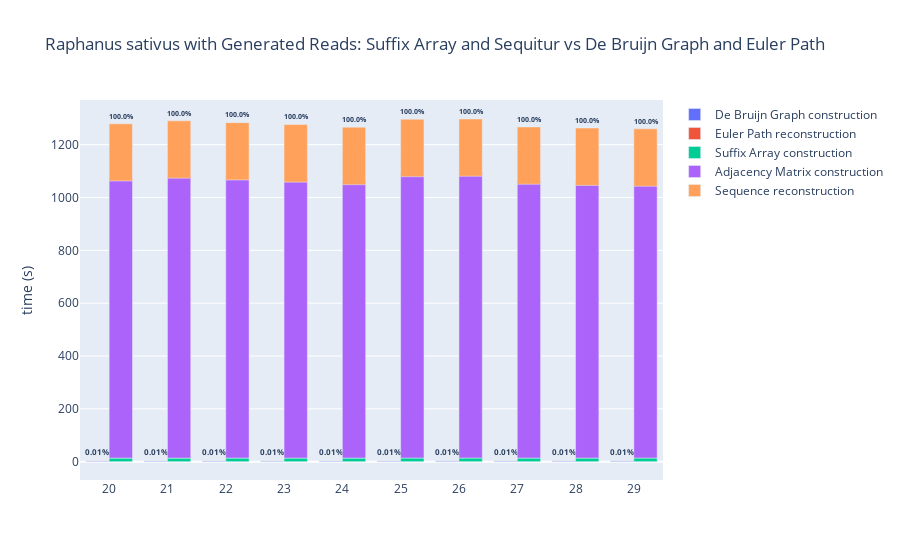

The cell this chart's notebook holds for it:
### Code cell
labels = list('{}'.format(i) for i in range(20,30))

fig = go.Figure(
    data=[
        go.Bar(
            name="De Bruijn Graph construction",
            x=labels,
            y=df_realseq_eul_mean['de_bruijn_graph_construction_time'],
            offsetgroup=0,
        ),
        go.Bar(
            name="Euler Path reconstruction",
            x=labels,
            y=df_realseq_eul_mean['euler_path_reconstruction_time'],
            text=list("<b>{}%</b>".format(round((1-(df_realseq_eul[df_realseq_eul['sequence']==i]['edit_distance']/df_realseq_eul[df_realseq_eul['sequence']==i]['target_sequence_length'])).mean()*100,2)) for i in range(20,30)),
            textposition='outside',offsetgroup=0,
            base=df_realseq_eul_mean['de_bruijn_graph_construction_time'],
        ),
        go.Bar(
            name="Suffix Array construction",
            x=labels,
            y=df_real_seq_mean['suffix_array_construction_time'],
            offsetgroup=1,
        ),
        go.Bar(
            name="Adjacency Matrix construction",
            x=labels,
            y=df_real_seq_mean['adjacency_matrix_construction_time'],
            offsetgroup=1,
            base=df_real_seq_mean['suffix_array_construction_time'],
        ),
        go.Bar(
            name="Sequence reconstruction",
            x=labels,
            y=df_real_seq_mean['sequence_reconstruction_time'],
            text=list("<b>{}%</b>".format(round((1-(df_real_seq[df_real_seq['sequence']==i]['edit_distance']/df_real_seq[df_real_seq['sequence']==i]['target_sequence_length'])).mean()*100,2)) for i in range(20,30)),
            textposition='outside',offsetgroup=1,
            base=df_real_seq_mean['adjacency_matrix_construction_time'],
        )
    ],
    layout=go.Layout(
        title="Raphanus sativus with Generated Reads: Suffix Array and Sequitur vs De Bruijn Graph and Euler Path",
        yaxis_title="time (s)"
    )
)
fig

### Figure 1 — Plotly figure (JSON) as saved in the notebook; plotly's stock layout.template omitted (floating-point values rounded to 4 significant figures)
{"data": [{"name": "De Bruijn Graph construction", "offsetgroup": "0", "type": "bar", "x": ["20", "21", "22", "23", "24", "25", "26", "27", "28", "29"], "y": [2.612, 2.658, 2.649, 2.662, 2.661, 2.643, 2.884, 2.8, 2.802, 2.801, 2.831, 2.582, 2.82, 2.825, 2.822, 2.851, 2.864, 2.607, 2.528, 2.516, 2.507, 2.509, 2.585, 2.691, 2.684, 2.666, 2.696, 2.672, 2.803, 2.792, 2.794, 2.817, 2.83, 2.593, 2.677, 2.567, 2.581, 2.58, 2.56, 2.654, 2.629, 2.643, 2.634, 2.647, 2.584, 2.774, 2.742, 2.74, 2.753, 2.767]}, {"base": [2.612, 2.658, 2.649, 2.662, 2.661, 2.643, 2.884, 2.8, 2.802, 2.801, 2.831, 2.582, 2.82, 2.825, 2.822, 2.851, 2.864, 2.607, 2.528, 2.516, 2.507, 2.509, 2.585, 2.691, 2.684, 2.666, 2.696, 2.672, 2.803, 2.792, 2.794, 2.817, 2.83, 2.593, 2.677, 2.567, 2.581, 2.58, 2.56, 2.654, 2.629, 2.643, 2.634, 2.647, 2.584, 2.774, 2.742, 2.74, 2.753, 2.767], "name": "Euler Path reconstruction", "offsetgroup": "0", "text": ["<b>0.01%</b>", "<b>0.01%</b>", "<b>0.01%</b>", "<b>0.01%</b>", "<b>0.01%</b>", "<b>0.01%</b>", "<b>0.01%</b>", "<b>0.01%</b>", "<b>0.01%</b>", "<b>0.01%</b>"], "textposition": "outside", "type": "bar", "x": ["20", "21", "22", "23", "24", "25", "26", "27", "28", "29"], "y": [0.3354, 0.3421, 0.3467, 0.3441, 0.3426, 0.3443, 0.366, 0.3711, 0.3766, 0.3681, 0.3794, 0.3298, 0.3759, 0.368, 0.3672, 0.3707, 0.3715, 0.3334, 0.3303, 0.3335, 0.3288, 0.3238, 0.3369, 0.3426, 0.3424, 0.3365, 0.335, 0.3452, 0.366, 0.3679, 0.3741, 0.3697, 0.3688, 0.3346, 0.3427, 0.3343, 0.3313, 0.3328, 0.3379, 0.3475, 0.3446, 0.3454, 0.3439, 0.3414, 0.3366, 0.3509, 0.3475, 0.35, 0.3459, 0.3426]}, {"name": "Suffix Array construction", "offsetgroup": "1", "type": "bar", "x": ["20", "21", "22", "23", "24", "25", "26", "27", "28", "29"], "y": [13.66, 13.54, 13.7, 13.72, 13.62, 13.91, 13.93, 13.75, 13.73, 13.86, 14.23, 13.85, 13.3, 13.64, 14.02, 14.07, 13.78, 13.58, 14.05, 13.75, 14.07, 13.5, 14.1, 13.8, 13.97, 14.33, 14.22, 13.86, 13.48, 13.7, 13.7, 14.15, 14.28, 13.92, 13.62, 13.95, 14.13, 13.99, 14.16, 13.45, 13.77, 14.27, 14.15, 13.92, 13.79, 13.54, 13.85, 14.1, 14.25, 14.04]}, {"base": [13.66, 13.54, 13.7, 13.72, 13.62, 13.91, 13.93, 13.75, 13.73, 13.86, 14.23, 13.85, 13.3, 13.64, 14.02, 14.07, 13.78, 13.58, 14.05, 13.75, 14.07, 13.5, 14.1, 13.8, 13.97, 14.33, 14.22, 13.86, 13.48, 13.7, 13.7, 14.15, 14.28, 13.92, 13.62, 13.95, 14.13, 13.99, 14.16, 13.45, 13.77, 14.27, 14.15, 13.92, 13.79, 13.54, 13.85, 14.1, 14.25, 14.04], "name": "Adjacency Matrix construction", "offsetgroup": "1", "type": "bar", "x": ["20", "21", "22", "23", "24", "25", "26", "27", "28", "29"], "y": [1062.0, 1073.0, 1066.0, 1058.0, 1048.0, 1078.0, 1080.0, 1050.0, 1046.0, 1042.0, 1075.0, 1089.0, 1037.0, 1052.0, 1058.0, 1080.0, 1049.0, 1070.0, 1072.0, 1042.0, 1067.0, 1034.0, 1076.0, 1076.0, 1081.0, 1082.0, 1073.0, 1052.0, 1042.0, 1039.0, 1042.0, 1076.0, 1104.0, 1057.0, 1054.0, 1054.0, 1071.0, 1063.0, 1077.0, 1035.0, 1039.0, 1090.0, 1070.0, 1058.0, 1053.0, 1047.0, 1046.0, 1066.0, 1065.0, 1072.0]}, {"base": [1062.0, 1073.0, 1066.0, 1058.0, 1048.0, 1078.0, 1080.0, 1050.0, 1046.0, 1042.0, 1075.0, 1089.0, 1037.0, 1052.0, 1058.0, 1080.0, 1049.0, 1070.0, 1072.0, 1042.0, 1067.0, 1034.0, 1076.0, 1076.0, 1081.0, 1082.0, 1073.0, 1052.0, 1042.0, 1039.0, 1042.0, 1076.0, 1104.0, 1057.0, 1054.0, 1054.0, 1071.0, 1063.0, 1077.0, 1035.0, 1039.0, 1090.0, 1070.0, 1058.0, 1053.0, 1047.0, 1046.0, 1066.0, 1065.0, 1072.0], "name": "Sequence reconstruction", "offsetgroup": "1", "text": ["<b>100.0%</b>", "<b>100.0%</b>", "<b>100.0%</b>", "<b>100.0%</b>", "<b>100.0%</b>", "<b>100.0%</b>", "<b>100.0%</b>", "<b>100.0%</b>", "<b>100.0%</b>", "<b>100.0%</b>"], "textposition": "outside", "type": "bar", "x": ["20", "21", "22", "23", "24", "25", "26", "27", "28", "29"], "y": [216.4, 217.0, 217.3, 218.1, 217.9, 217.5, 216.7, 217.0, 217.2, 217.2, 217.0, 216.7, 217.1, 217.7, 218.3, 219.4, 217.4, 216.7, 216.9, 217.2, 217.5, 217.3, 217.4, 217.3, 217.6, 218.3, 218.0, 218.4, 216.0, 216.5, 216.6, 216.7, 216.6, 217.7, 217.3, 218.0, 217.8, 217.8, 217.5, 216.9, 217.2, 217.6, 217.4, 217.4, 217.2, 214.9, 215.3, 215.5, 216.0, 215.7]}], "layout": {"title": {"text": "Raphanus sativus with Generated Reads: Suffix Array and Sequitur vs De Bruijn Graph and Euler Path"}, "yaxis": {"title": {"text": "time (s)"}}}}
